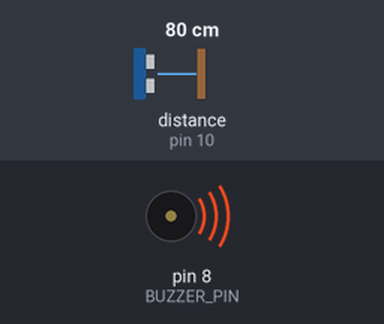
Bench run of a sketch on a simulated Arduino Uno, built with avr-gcc and run on an emulated ATmega328P. On the bench: buzzer (waves = sounding). Wiring (inferred from the names in the program): ultrasonic range finder: trigger pin 9; echo pin 10. The inputs (shaded band) are chosen by the test bench; at power-on: distance to the obstacle (sensor on pin 10) 80 cm. The echo pulse lasts 58.3 µs per cm.

Above: at 1.2 s.
1.3 s: distance to the obstacle (sensor on pin 10) set to 199 cm
At 1.54 s:
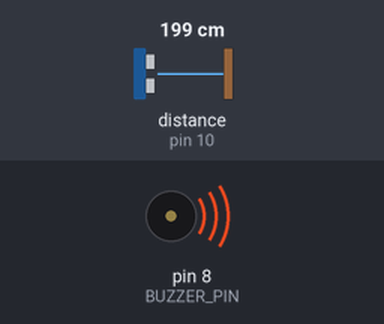
4.3 s: distance to the obstacle (sensor on pin 10) set to 206 cm
At 5.3 s:
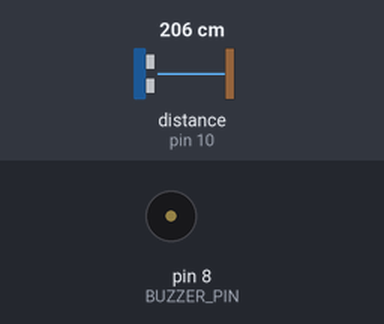
5.8 s: distance to the obstacle (sensor on pin 10) set to 2 cm
At 6.0 s:
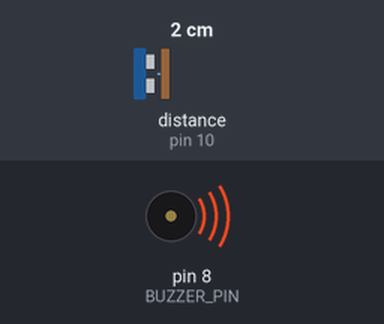
8.8 s: distance to the obstacle (sensor on pin 10) set to 250 cm
At 9.3 s:
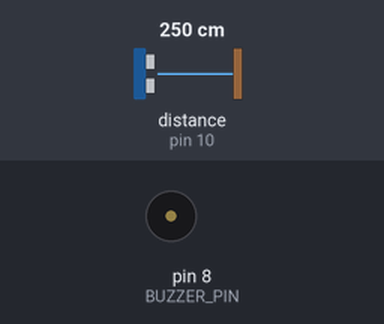
Timing chart, 0 to 11.3 s (numbered marks = the images above; inputs shaded):
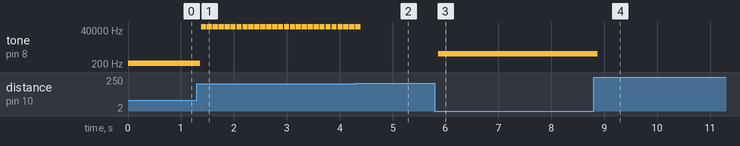

The sketch:

distance_detector.ino
```cpp
#define TRIGGER_PIN  9
#define ECHO_PIN     10
#define BUZZER_PIN   8

void setup() {
  pinMode(TRIGGER_PIN, OUTPUT);
  pinMode(ECHO_PIN, INPUT);
  pinMode(BUZZER_PIN, OUTPUT);
}

void loop() {
  digitalWrite(TRIGGER_PIN, LOW);
  delayMicroseconds(2);
  digitalWrite(TRIGGER_PIN, HIGH);
  delayMicroseconds(10);
  digitalWrite(TRIGGER_PIN, LOW);

  long duration = pulseIn(ECHO_PIN, HIGH);
  int distance = duration * 0.034 / 2;

  if (distance > 0 && distance <= 200) {
    tone(BUZZER_PIN, 1000 - (distance * 10), 100);
  } else {
    noTone(BUZZER_PIN);
  }

  delay(100);
}
```

Measured:
- the behaviour switches between 203 and 204 cm on distance to the obstacle (sensor on pin 10) (found by bisection; images 1 and 2)
- after the input at 1.3 s, tone on pin 8 (BUZZER_PIN): alternates 64576 Hz for 0.10 s and silent for 0.01 s, starting after 0.07 s
- after the input at 4.3 s, tone on pin 8 (BUZZER_PIN): goes on until 4.4 s, then stays silent
- after the input at 5.8 s, tone on pin 8 (BUZZER_PIN): silent → 990 Hz after 0.06 s
- after the input at 8.8 s, tone on pin 8 (BUZZER_PIN): 990 Hz → silent after 0.08 s
